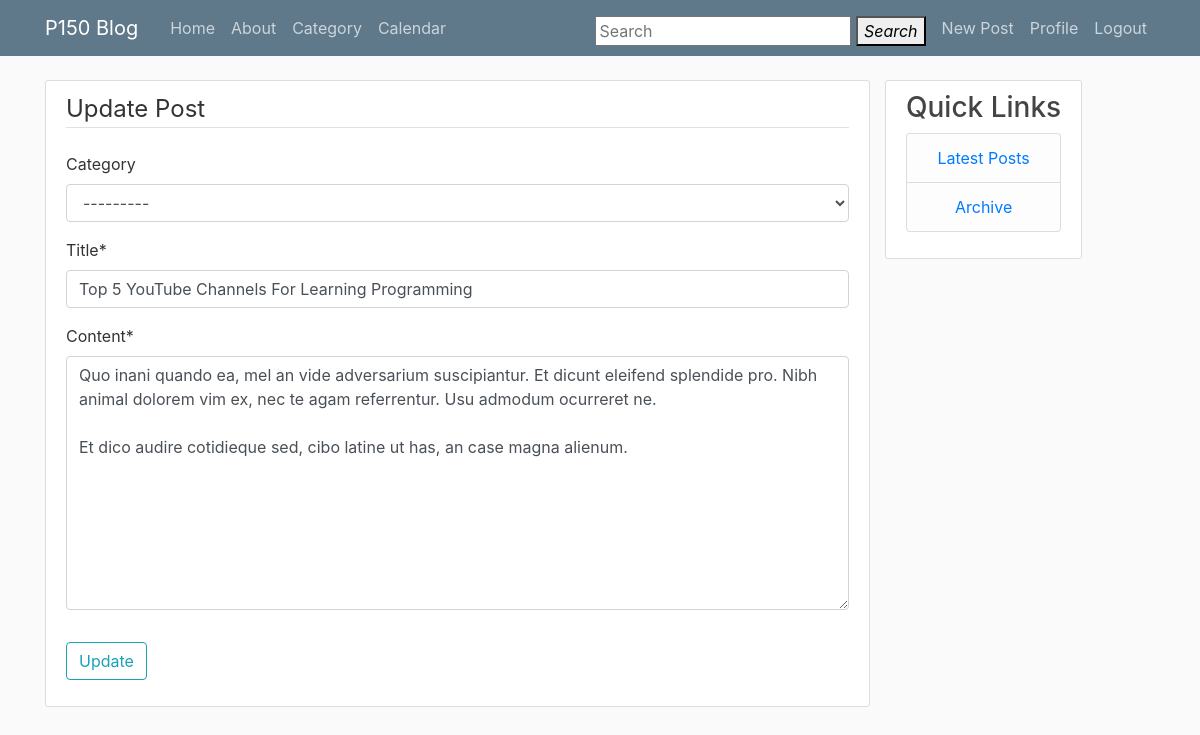
Before: /post/24/update/ (signed in) with the older database file.
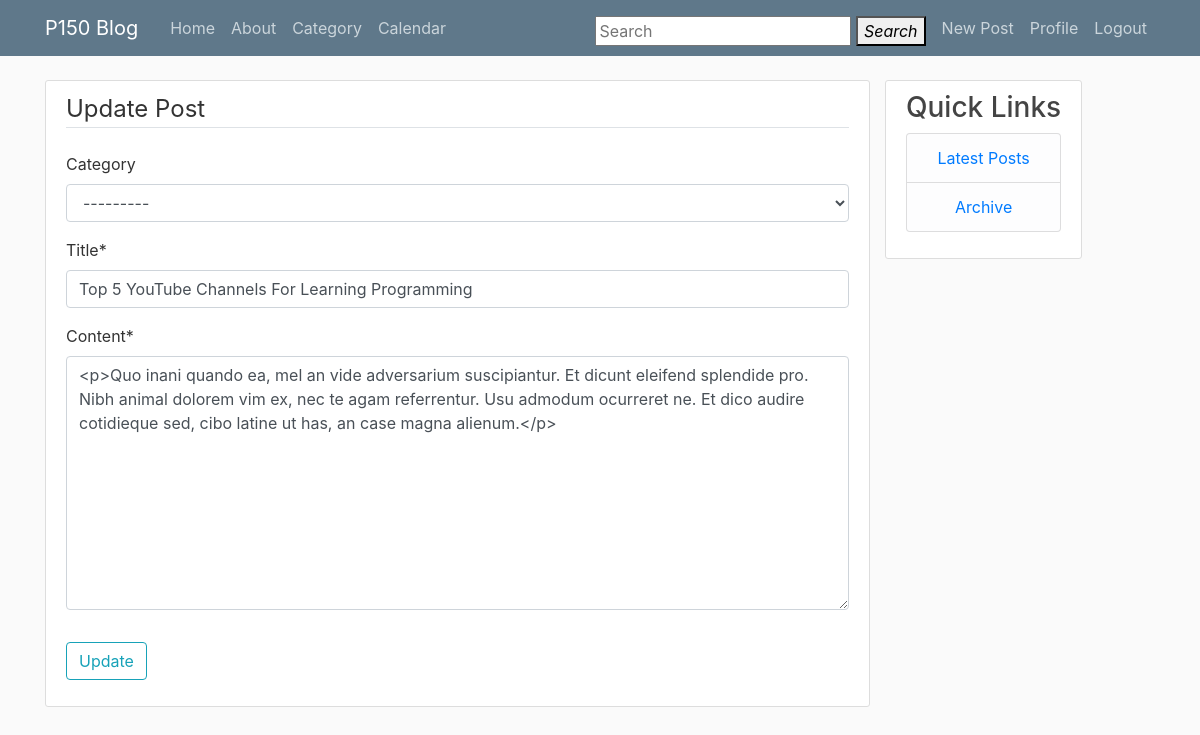
After: the same page with the newer database file.
### blog/models.py (models this page shows, shortened)
class Post(models.Model):
    title = models.CharField(max_length=100)
    content = RichTextUploadingField(config_name='default')
    date_posted = models.DateTimeField(default=timezone.now)
    author = models.ForeignKey(User, on_delete=models.CASCADE)
    category = models.ForeignKey(Category, on_delete=models.PROTECT, null=True,
                                blank=True)

### blog/views.py (the view, shortened to what this page needs)
# urls.py: path('post/<int:pk>/update/', PostUpdateView.as_view(),
class PostUpdateView(LoginRequiredMixin, UserPassesTestMixin, UpdateView):
    model = Post
    form_class = PostForm
    template_name = 'blog/post_update.html'
    def test_func(self):
        post = self.get_object()
        return self.request.user == post.author

### blog/forms.py
class PostForm(forms.ModelForm):
    class Meta:
        model = Post
        fields = ['category', 'title', 'content']

### blog/models.py (called while the page is built)
    def __str__(self):
        return self.title

### blog/templates/blog/post_update.html (shortened to what this page needs)
{% extends 'blog/base.html' %}
{% load crispy_forms_tags %}
{% block content %}
	<div class="content-section">
		<form method="POST">
			<fieldset class="form-group">
				<legend class="border-bottom mb-4">Update Post</legend>
				{{ form|crispy }}
			</fieldset>
			<div class="form-group">
				<button class="btn btn-outline-info" type="submit">Update</button>
			</div>
		</form>
	</div>
{% endblock %}

Changed rows visible on the page:
changed Post: content "Quo inani quando ea, mel an vide adversarium suscipiantur. Et dicunt eleifend splendide pro. Nibh animal dolorem vim ex, nec te agam referrentur. Usu admodum ocurreret ne. Et dico audire cotidieque sed, cibo latine ut has, an case magna alienum." → "<p>Quo inani quando ea, mel an vide adversarium suscipiantur. Et dicunt eleifend splendide pro. Nibh animal dolorem vim ex, nec te agam referrentur. Usu admodum ocurreret ne. Et dico audire cotidieque sed, cibo latine ut has, an case magna alienum.</p>"
